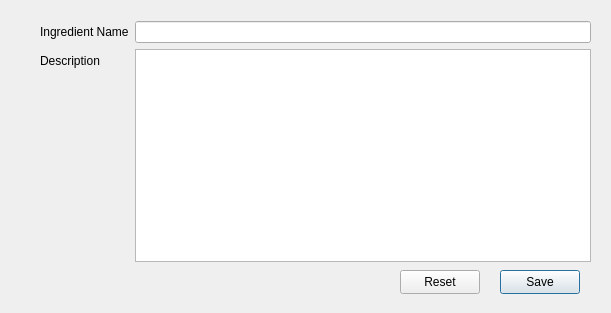
<?xml version="1.0" encoding="UTF-8"?>
<ui version="4.0">
 <class>AddIngredient</class>
 <widget class="QDialog" name="AddIngredient">
  <property name="geometry">
   <rect>
    <x>0</x>
    <y>0</y>
    <width>611</width>
    <height>313</height>
   </rect>
  </property>
  <property name="windowTitle">
   <string>Dialog</string>
  </property>
  <widget class="QWidget" name="formLayoutWidget">
   <property name="geometry">
    <rect>
     <x>40</x>
     <y>21</y>
     <width>551</width>
     <height>241</height>
    </rect>
   </property>
   <layout class="QFormLayout" name="formLayout">
    <item row="0" column="0">
     <widget class="QLabel" name="ingredientNameLabel">
      <property name="text">
       <string>Ingredient Name</string>
      </property>
     </widget>
    </item>
    <item row="0" column="1">
     <widget class="QLineEdit" name="ingredientNameLineEdit"/>
    </item>
    <item row="1" column="0">
     <widget class="QLabel" name="descriptionLabel">
      <property name="text">
       <string>Description</string>
      </property>
     </widget>
    </item>
    <item row="1" column="1">
     <widget class="QTextEdit" name="txtDescription"/>
    </item>
   </layout>
  </widget>
  <widget class="QPushButton" name="btnSave">
   <property name="geometry">
    <rect>
     <x>500</x>
     <y>270</y>
     <width>80</width>
     <height>24</height>
    </rect>
   </property>
   <property name="text">
    <string>Save</string>
   </property>
  </widget>
  <widget class="QPushButton" name="btnReset">
   <property name="geometry">
    <rect>
     <x>400</x>
     <y>270</y>
     <width>80</width>
     <height>24</height>
    </rect>
   </property>
   <property name="text">
    <string>Reset</string>
   </property>
  </widget>
 </widget>
 <resources/>
 <connections/>
</ui>
